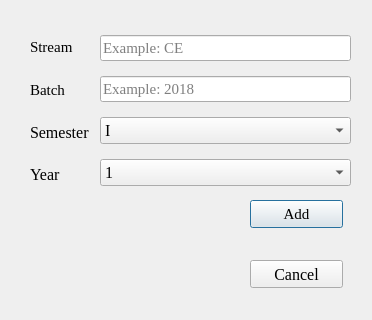
<?xml version="1.0" encoding="UTF-8"?>
<ui version="4.0">
 <class>addgroup</class>
 <widget class="QDialog" name="addgroup">
  <property name="geometry">
   <rect>
    <x>0</x>
    <y>0</y>
    <width>372</width>
    <height>320</height>
   </rect>
  </property>
  <property name="font">
   <font>
    <family>Georgia</family>
    <pointsize>12</pointsize>
   </font>
  </property>
  <property name="windowTitle">
   <string>Add Group</string>
  </property>
  <widget class="QPushButton" name="add">
   <property name="geometry">
    <rect>
     <x>250</x>
     <y>200</y>
     <width>93</width>
     <height>28</height>
    </rect>
   </property>
   <property name="font">
    <font>
     <family>Georgia</family>
     <pointsize>11</pointsize>
    </font>
   </property>
   <property name="text">
    <string>Add</string>
   </property>
  </widget>
  <widget class="QWidget" name="layoutWidget">
   <property name="geometry">
    <rect>
     <x>30</x>
     <y>30</y>
     <width>321</width>
     <height>161</height>
    </rect>
   </property>
   <layout class="QHBoxLayout" name="AGLayout">
    <property name="spacing">
     <number>10</number>
    </property>
    <item>
     <layout class="QVBoxLayout" name="AGLLayout">
      <item>
       <widget class="QLabel" name="label">
        <property name="font">
         <font>
          <family>Georgia</family>
          <pointsize>11</pointsize>
         </font>
        </property>
        <property name="text">
         <string>Stream</string>
        </property>
       </widget>
      </item>
      <item>
       <widget class="QLabel" name="label_2">
        <property name="font">
         <font>
          <family>Georgia</family>
          <pointsize>11</pointsize>
         </font>
        </property>
        <property name="text">
         <string>Batch</string>
        </property>
       </widget>
      </item>
      <item>
       <widget class="QLabel" name="label_3">
        <property name="text">
         <string>Semester</string>
        </property>
       </widget>
      </item>
      <item>
       <widget class="QLabel" name="label_4">
        <property name="text">
         <string>Year</string>
        </property>
       </widget>
      </item>
     </layout>
    </item>
    <item>
     <layout class="QVBoxLayout" name="AGELayout">
      <item>
       <widget class="QLineEdit" name="LStream">
        <property name="font">
         <font>
          <family>Georgia</family>
          <pointsize>11</pointsize>
         </font>
        </property>
        <property name="placeholderText">
         <string>Example: CE</string>
        </property>
       </widget>
      </item>
      <item>
       <widget class="QLineEdit" name="LBatch">
        <property name="font">
         <font>
          <family>Georgia</family>
          <pointsize>11</pointsize>
         </font>
        </property>
        <property name="placeholderText">
         <string>Example: 2018</string>
        </property>
       </widget>
      </item>
      <item>
       <widget class="QComboBox" name="SemC">
        <item>
         <property name="text">
          <string>I</string>
         </property>
        </item>
        <item>
         <property name="text">
          <string>II</string>
         </property>
        </item>
       </widget>
      </item>
      <item>
       <widget class="QComboBox" name="YearC">
        <item>
         <property name="text">
          <string>1</string>
         </property>
        </item>
        <item>
         <property name="text">
          <string>2</string>
         </property>
        </item>
        <item>
         <property name="text">
          <string>3</string>
         </property>
        </item>
        <item>
         <property name="text">
          <string>4</string>
         </property>
        </item>
        <item>
         <property name="text">
          <string>5</string>
         </property>
        </item>
       </widget>
      </item>
     </layout>
    </item>
   </layout>
  </widget>
  <widget class="QPushButton" name="Cancel">
   <property name="geometry">
    <rect>
     <x>250</x>
     <y>260</y>
     <width>93</width>
     <height>28</height>
    </rect>
   </property>
   <property name="text">
    <string>Cancel</string>
   </property>
  </widget>
 </widget>
 <tabstops>
  <tabstop>LStream</tabstop>
  <tabstop>LBatch</tabstop>
  <tabstop>add</tabstop>
  <tabstop>Cancel</tabstop>
 </tabstops>
 <resources/>
 <connections/>
</ui>
